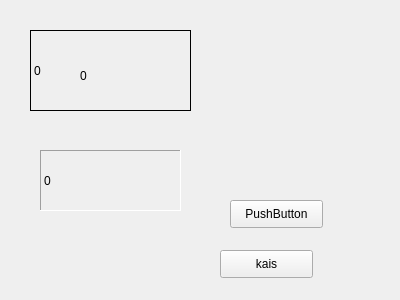
<?xml version="1.0" encoding="UTF-8"?>
<ui version="4.0">
 <class>MainWindow</class>
 <widget class="QMainWindow" name="MainWindow">
  <property name="geometry">
   <rect>
    <x>0</x>
    <y>0</y>
    <width>400</width>
    <height>300</height>
   </rect>
  </property>
  <property name="windowTitle">
   <string>MainWindow</string>
  </property>
  <widget class="QWidget" name="centralWidget">
   <widget class="QLabel" name="label">
    <property name="geometry">
     <rect>
      <x>30</x>
      <y>30</y>
      <width>161</width>
      <height>81</height>
     </rect>
    </property>
    <property name="frameShape">
     <enum>QFrame::Panel</enum>
    </property>
    <property name="text">
     <string>0</string>
    </property>
   </widget>
   <widget class="QLabel" name="label_2">
    <property name="geometry">
     <rect>
      <x>80</x>
      <y>60</y>
      <width>161</width>
      <height>31</height>
     </rect>
    </property>
    <property name="text">
     <string>0</string>
    </property>
   </widget>
   <widget class="QLabel" name="label_3">
    <property name="geometry">
     <rect>
      <x>40</x>
      <y>150</y>
      <width>141</width>
      <height>61</height>
     </rect>
    </property>
    <property name="frameShape">
     <enum>QFrame::Panel</enum>
    </property>
    <property name="frameShadow">
     <enum>QFrame::Sunken</enum>
    </property>
    <property name="text">
     <string>0</string>
    </property>
   </widget>
   <widget class="QPushButton" name="btn">
    <property name="geometry">
     <rect>
      <x>230</x>
      <y>200</y>
      <width>93</width>
      <height>28</height>
     </rect>
    </property>
    <property name="text">
     <string>PushButton</string>
    </property>
   </widget>
   <widget class="QPushButton" name="btn_start">
    <property name="geometry">
     <rect>
      <x>220</x>
      <y>250</y>
      <width>93</width>
      <height>28</height>
     </rect>
    </property>
    <property name="text">
     <string>kais</string>
    </property>
   </widget>
  </widget>
 </widget>
 <layoutdefault spacing="6" margin="11"/>
 <resources/>
 <connections/>
</ui>
